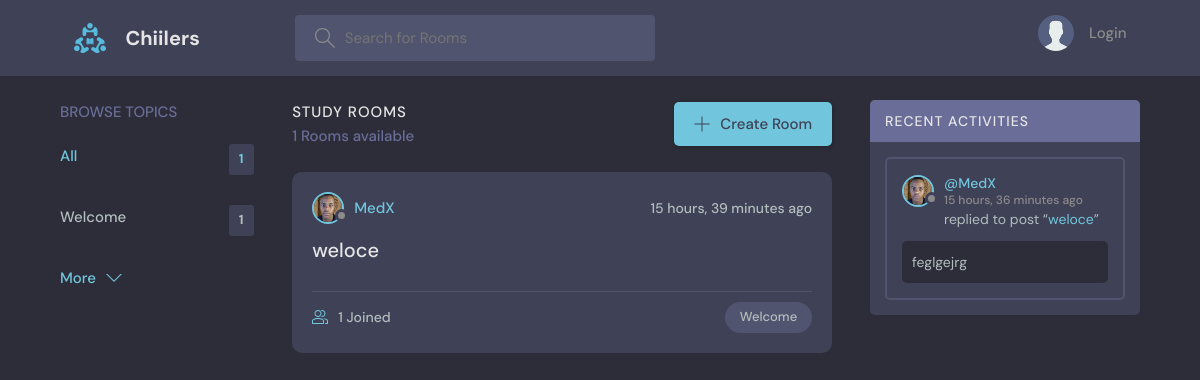
The page / on the database its author committed.
### base/models.py (models this page shows, shortened)
class Topic(models.Model):
    name = models.CharField(max_length=200)

class Room(models.Model):
    host = models.ForeignKey(User, on_delete=models.SET_NULL, null=True)
    topic = models.ForeignKey(Topic, on_delete=models.SET_NULL, null=True)
    name = models.CharField(max_length=200)
    description = models.TextField(null=True, blank=True)
    participants = models.ManyToManyField(
        User, related_name='participants', blank=True)
    updated = models.DateTimeField(auto_now=True)
    created = models.DateTimeField(auto_now_add=True)
    class Meta:
        ordering = ['-updated', '-created']
    def __str__(self):
        return self.name

class User(AbstractUser):
    name = models.CharField(max_length=200, null=True)
    email = models.EmailField(unique=True, null=True)
    bio = models.TextField(null=True)
    avatar = models.ImageField(null=True, default="avatar.svg")
    USERNAME_FIELD = 'email'
    REQUIRED_FIELDS = []

class Message(models.Model):
    user = models.ForeignKey(User, on_delete=models.CASCADE)
    room = models.ForeignKey(Room, on_delete=models.CASCADE)
    body = models.TextField()
    updated = models.DateTimeField(auto_now=True)
    created = models.DateTimeField(auto_now_add=True)
    class Meta:
        ordering = ['-updated', '-created']

### base/views.py (the view)
# urls.py: path('', views.home, name="home"),
def home(request):
    q = request.GET.get('q') if request.GET.get('q') != None else ''
    rooms = Room.objects.filter(
        Q(topic__name__icontains=q) |
        Q(name__icontains=q) |
        Q(description__icontains=q)
    )
    topics = Topic.objects.all()[0:5]
    room_count = rooms.count()
    room_messages = Message.objects.filter(
        Q(room__topic__name__icontains=q))[0:3]
    context = {'rooms': rooms, 'topics': topics,
               'room_count': room_count, 'room_messages': room_messages}
    return render(request, 'base/home.html', context)

### base/templates/base/home.html (shortened to what this page needs)
{% extends 'main.html' %}
{% block content %}
<main class="layout layout--3">
  <div class="container">
    {% include 'base/topics_component.html' %}
    <div class="roomList">
      <div class="roomList__header">
        <div>
          <h2>Study Rooms</h2>
          <p>{{room_count}} Rooms available</p>
        </div>
        <a class="btn btn--main" href="{% url 'create-room' %}">
          <svg version="1.1" xmlns="http://www.w3.org/2000/svg" width="32" height="32" viewBox="0 0 32 32">
            <title>add</title>
            <path
              d="M16.943 0.943h-1.885v14.115h-14.115v1.885h14.115v14.115h1.885v-14.115h14.115v-1.885h-14.115v-14.115z">
            </path>
          </svg>
          Create Room
        </a>
      </div>
      {% include 'base/feed_component.html' %}
    </div>
    {% include 'base/activity_component.html' %}
  </div>
</main>
{% endblock %}

### base/templates/base/topics_component.html
<div class="topics">
    <div class="topics__header">
        <h2>Browse Topics</h2>
    </div>
    <ul class="topics__list">
        <li>
            <a href="{% url 'home' %}" class="active">All <span>{{topics.count}}</span></a>
        </li>
        {% for topic in topics %}
        <li>
            <a href="{% url 'home' %}?q={{topic.name}}">{{topic.name}}<span>{{topic.room_set.all.count}}</span></a>
        </li>
        {% endfor %}
    </ul>
    <a class="btn btn--link" href="{% url 'topics' %}">
        More
        <svg version="1.1" xmlns="http://www.w3.org/2000/svg" width="32" height="32" viewBox="0 0 32 32">
            <title>chevron-down</title>
            <path d="M16 21l-13-13h-3l16 16 16-16h-3l-13 13z"></path>
        </svg>
    </a>
</div>

### base/templates/base/feed_component.html (shortened to what this page needs)
<div>
    {% for room in rooms %}
    <div class="roomListRoom">
        <div class="roomListRoom__header">
            <a href="{% url 'user-profile' room.host.id %}" class="roomListRoom__author">
                <div class="avatar avatar--small">
                    <img src="{{room.host.avatar.url}}" />
                </div>
                <span>{{room.host.username}}</span>
            </a>
            <div class="roomListRoom__actions">
                <span>{{room.created|timesince}} ago</span>
            </div>
        </div>
        <div class="roomListRoom__content">
            <a href="{% url 'room' room.id %}">{{room.name}}</a>
        </div>
        <div class="roomListRoom__meta">
            <a href="{% url 'room' room.id %}" class="roomListRoom__joined">
                {{room.participants.all.count}} Joined
            </a>
            <p class="roomListRoom__topic">{{room.topic.name}}</p>
        </div>
    </div>
    {% endfor %}
</div>

### base/templates/base/activity_component.html (shortened to what this page needs)
<div>
    <div class="activities">
        <div class="activities__header">
            <h2>Recent Activities</h2>
        </div>
        {% for message in room_messages %}
        <div class="activities__box">
            <div class="activities__boxHeader roomListRoom__header">
                <a href="{% url 'user-profile' message.user.id %}" class="roomListRoom__author">
                    <div class="avatar avatar--small">
                        <img src="{{message.user.avatar.url}}" />
                    </div>
                    <p>
                        @{{message.user.username}}
                        <span>{{message.created|timesince}} ago</span>
                    </p>
                </a>
            </div>
            <div class="activities__boxContent">
                <p>replied to post “<a href="{% url 'room' message.room.id %}">{{message.room}}</a>”</p>
                <div class="activities__boxRoomContent">{{message.body}}</div>
            </div>
        </div>
        {% endfor %}
    </div>
</div>

### rows shown on the page
Topic: name "Welcome", room_set.all.count "1"
Room: host.avatar (picture), host.username "MedX", created "15 hours, 39 minutes", name "weloce", participants.all.count "1", topic.name "Welcome"
Message: user.avatar (picture), user.username "MedX", created "15 hours, 36 minutes", room "weloce", body "feglgejrg"

### other values the page prints
{{ topics.count }} "1"
{{ room_count }} "1"
